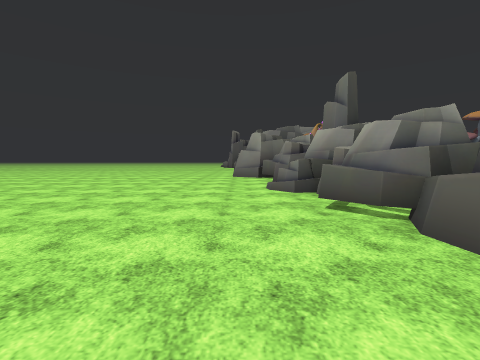
[1] (above)

16 first-person views from a walk through a scene from a Unity 3-D project. The camera is 1.3 m above the floor, tilts 4° down and sees 85° across. The floor is counted in squares, 2 m on a side. Each view is taken from the middle of a square. On the plan, view 1 faces up. The plan holds only what a view shows up to about 9 squares ahead; the rest is blank. The place goes on beyond the plan. Flat ground stands in for the terrain. The player character is not drawn. Some surface patterns are stand-ins.

[2]
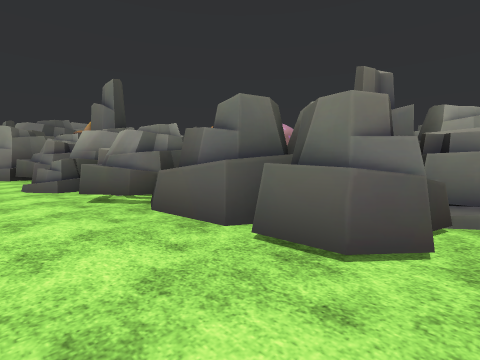

[3]
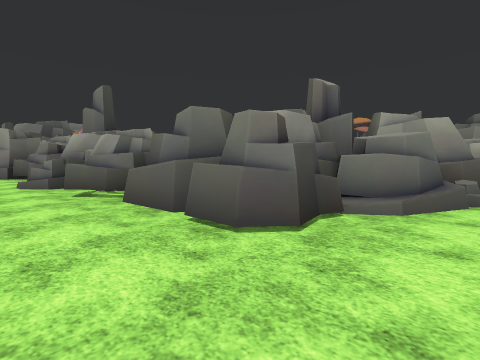

[4]
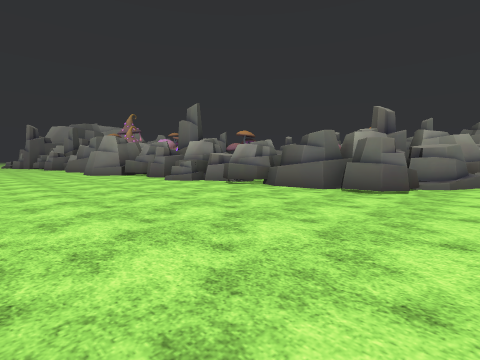

[5]
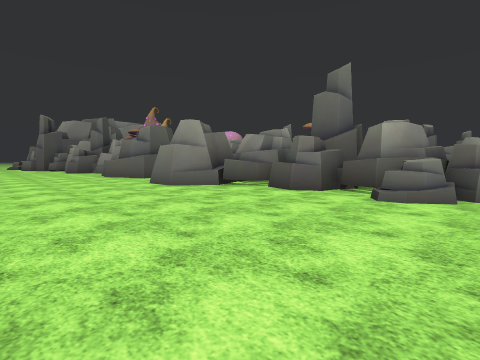

[6]
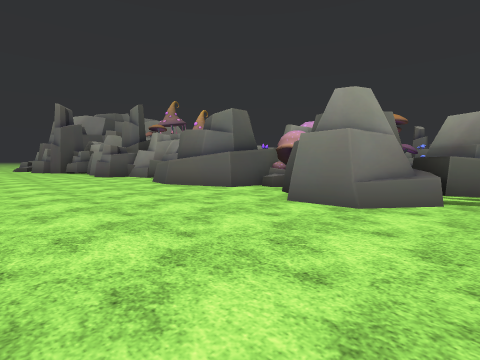

[7]
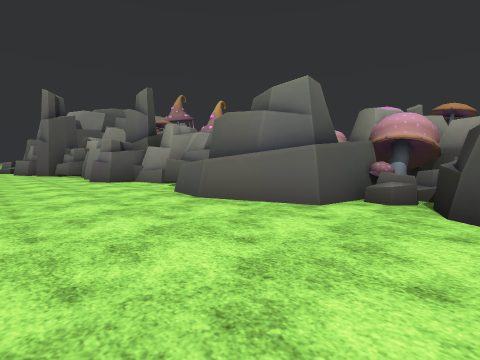

[8]
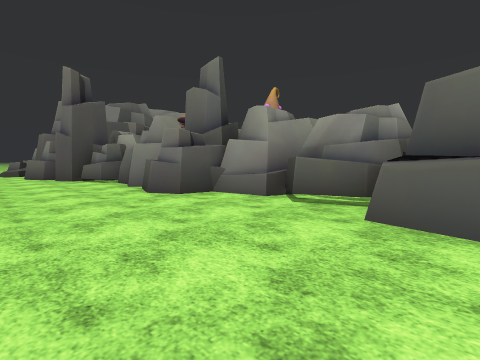

[9]
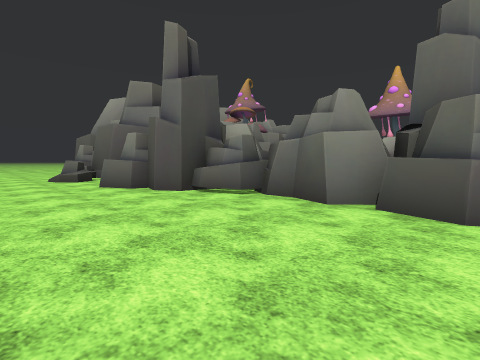

[10]
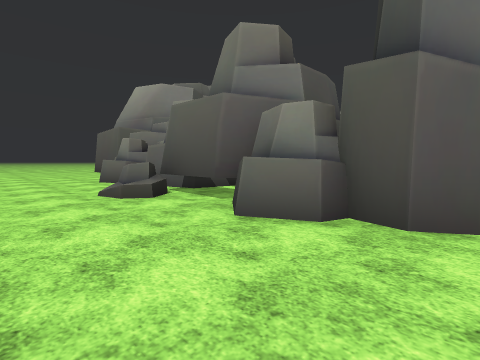

[11]
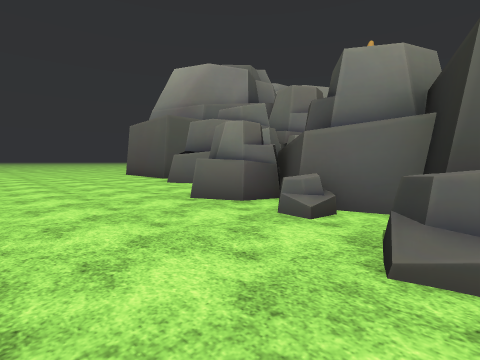

[12]
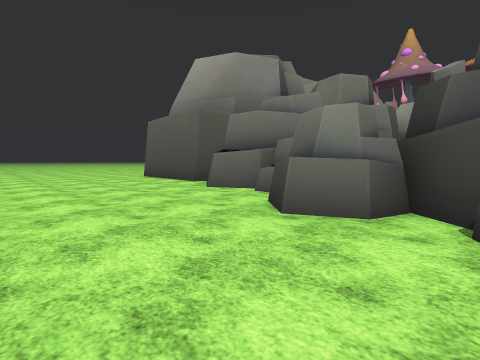

[13]
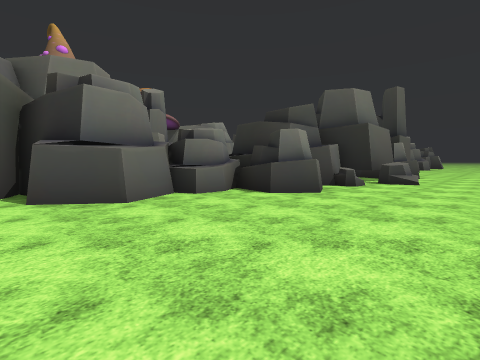

[14]
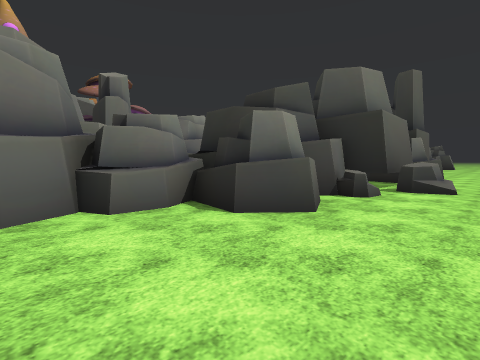

[15]
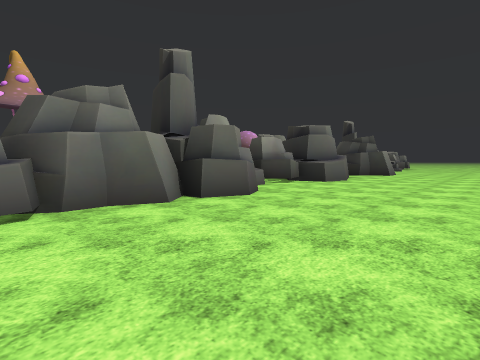

[16]
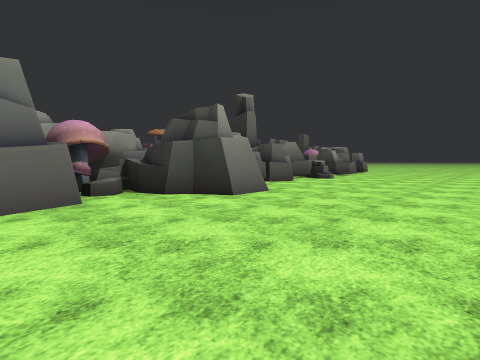

### Floor plan
Points are (right, up) in squares from view 1. A wall is a line through its corners. A room is listed if a view was taken in it or the views show most of it. See-through windows are left out.
Room 1 (views 1, 2, 3, 4, 5, 6, 7, 8, 9, 10, 11, 12, 13, 14, 15, 16)
walls: (2.3, 14.6) (0.6, 15) (-0.1, 16.9) (0.1, 18) (1, 18.2); (1.7, 13.6) (2.4, 13.4); (1.6, 11.4) (0.9, 11) (0.4, 11.3); (1.3, 11.3) (0.8, 11.1); (0.7, 13.3) (1.4, 13.6); (0.6, 13.2) (1.2, 13.4) (2.2, 13.1); (0.2, 11.5) (-0.1, 11.6) (-0.2, 12.5) (0.4, 12.8) (0.7, 13.4) (1.4, 13.6); (0.6, 16) (0.5, 17.1) (0.9, 17.9); (1.9, 20.2) (1.2, 20.4); (1.7, 20.3) (1.1, 20.5) (0.8, 21.4); (1.1, 20.8) (0.9, 21.4); (0.4, 23.4) (-0.1, 24) (0.1, 24.6) (0, 25.1) (0.4, 25.7); (-0.8, 29.9) (-1.2, 30.3) (-1.1, 32.3) (-0.1, 32.7); (-0.2, 32.3) (-0.7, 34.1) (0.8, 35.6) (1.5, 35.8); (1.9, 37.6) (0.9, 38.2) (0.3, 39.4) (1.1, 40.5); (2.9, 40.4) (1, 41.3)
low walls: (1.2, 10.8) (0.8, 10.6) (0.4, 10.9); (0.9, 20.4) (0.8, 21.3); (0.9, 20.6) (0.7, 21.4); (0, 25.2) (0.2, 25.5)
objects: rock (-2, 32); rock (-1, 28); rock (-1, 34); rock (-1, 36) to (0, 36); rock (0, 22) to (1, 23); rock (0, 26) to (0, 27); rock (1, 3) to (3, 4); rock (1, 6); rock (1, 8) to (2, 9); rock (1, 10); rock (1, 18) to (2, 20); rock (1, 23); rock (1, 36) to (2, 37); rock (2, 0) to (3, 1); rock (2, 1) to (3, 2); rock (2, 4) to (3, 6); rock (2, 6) to (3, 7); rock (2, 14); rock (3, 8); rock (3, 10); rock (3, 13) to (4, 14); rock (3, 14); rock (3, 15) to (5, 16); rock (4, -1) to (5, 0); rock (5, -2); rock (5, 0) to (6, 1); rock (5, 1); rock (5, 14); rock (6, -2) to (7, -2); rock (10, -2) to (10, 0)

Where each view was taken, in squares from view 1:
view 1: 0 up, 0 right, facing up
view 2: 1 down, 0 right, facing up-right
view 3: 2 down, 0 right, facing up-right
view 4: 2 down, 4 left, facing up-right
view 5: 5 up, 4 left, facing up-right
view 6: 10 up, 4 left, facing up-right
view 7: 13 up, 3 left, facing up-right
view 8: 17 up, 3 left, facing up-right
view 9: 22 up, 4 left, facing up-right
view 10: 27 up, 4 left, facing up-right
view 11: 32 up, 4 left, facing up-right
view 12: 34 up, 4 left, facing up-right
view 13: 41 up, 4 left, facing down-right
view 14: 39 up, 3 left, facing down-right
view 15: 26 up, 4 left, facing down-right
view 16: 16 up, 4 left, facing down-right
